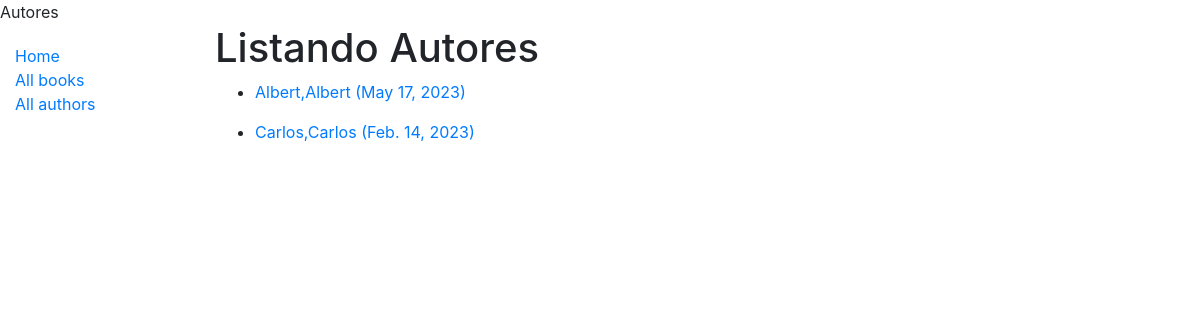
The app's page /catalog/authors/, older data.
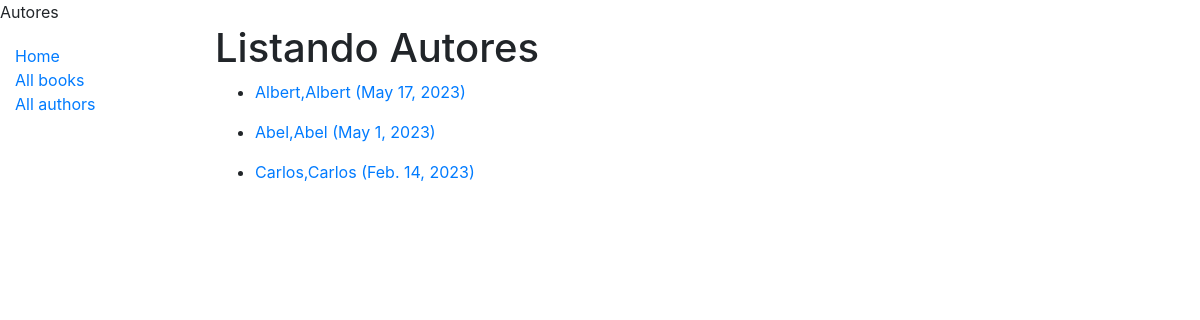
The same page, newer data.
### catalog/models.py (models this page shows, shortened)
class Author(models.Model):
    first_name = models.CharField(max_length=200)
    last_name = models.CharField(max_length=200)
    born_date = models.DateField(null=True, blank=True)
    death_date = models.DateField('Died', null=True, blank=True)
    class Meta:
        ordering = ['last_name', 'first_name']

### catalog/views.py (the view)
# urls.py: path("authors/", views.AuthorListView.as_view(), name="authors"),
class AuthorListView(generic.ListView):
  model = Author
  context_object_name = "authors"
  template_name = "catalog/authors.html"

### templates/catalog/authors.html (shortened to what this page needs)
{% extends '../base.html' %}
{% block content %}
    <h1>Listando Autores</h1>
    {% for autor in authors %}
    <div>
        <ul>
            <li><a href="{% url 'catalog:author-detail' autor.pk %}">{{ autor.first_name }},{{ autor.first_name }} ({{ autor.born_date }})</a></li>
        </ul>
    </div>
    {% endfor %}
{% endblock %}

Row changes from the older to the newer data that the page shows:
added Author: first_name "Abel", born_date "May 1, 2023"
